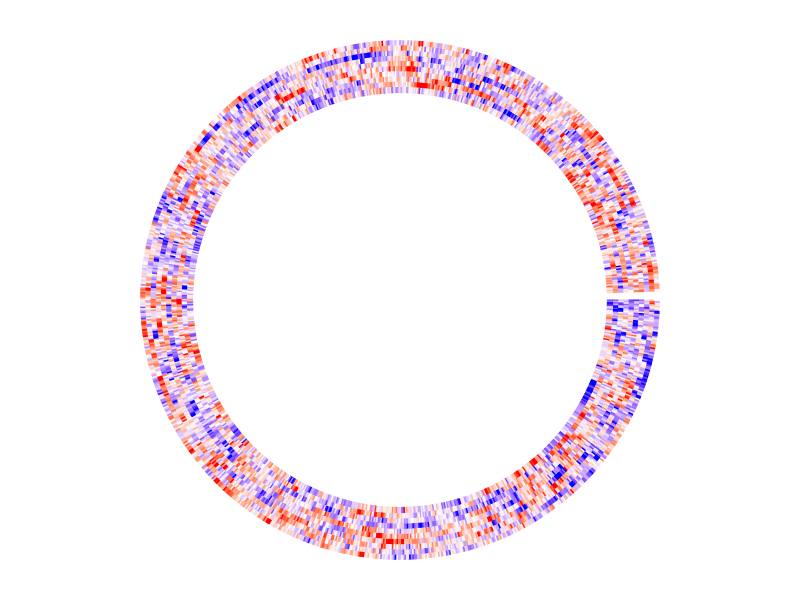

The R script that drew this image: (Note: this script raises an error after producing the figure.)
## ---- chunk 1
library(knitr)
knitr::opts_chunk$set(
    error = FALSE,
    tidy  = FALSE,
    message = FALSE,
    warning = FALSE,
    fig.width = 8,
    fig.height = 8,
    fig.align = "center"
)
## ---- chunk 2
set.seed(123)
m = matrix(rnorm(1000*10), nrow = 1000)

library(circlize)
circos.heatmap(m, col = colorRamp2(c(-2, 0, 2), c("blue", "white", "red")))
## ---- chunk 3
row_ind = sample(1000, 50)
## ---- chunk 4
pos = circos.heatmap.get.x(row_ind)
head(pos)
## ---- chunk 5
circos.clear()
circos.heatmap(m, col = colorRamp2(c(-2, 0, 2), c("blue", "white", "red")))
pos = circos.heatmap.get.x(row_ind)
anno = rep("no", 1000)
anno[row_ind] = "yes"
circos.heatmap(anno, col = c("no" = "white", "yes" = "purple"), track.height = 0.01)
circos.labels(pos$sector, pos$x, labels = paste0("label_", 1:50))
circos.clear()
## ---- chunk 6
split = sample(letters[1:4], 1000, replace = TRUE)
circos.heatmap(m, col = colorRamp2(c(-2, 0, 2), c("blue", "white", "red")),
    split = split)
pos = circos.heatmap.get.x(row_ind)
circos.heatmap(anno, col = c("no" = "white", "yes" = "purple"), track.height = 0.01)
circos.labels(pos$sector, pos$x, labels = paste0("label_", 1:50))
circos.clear()
